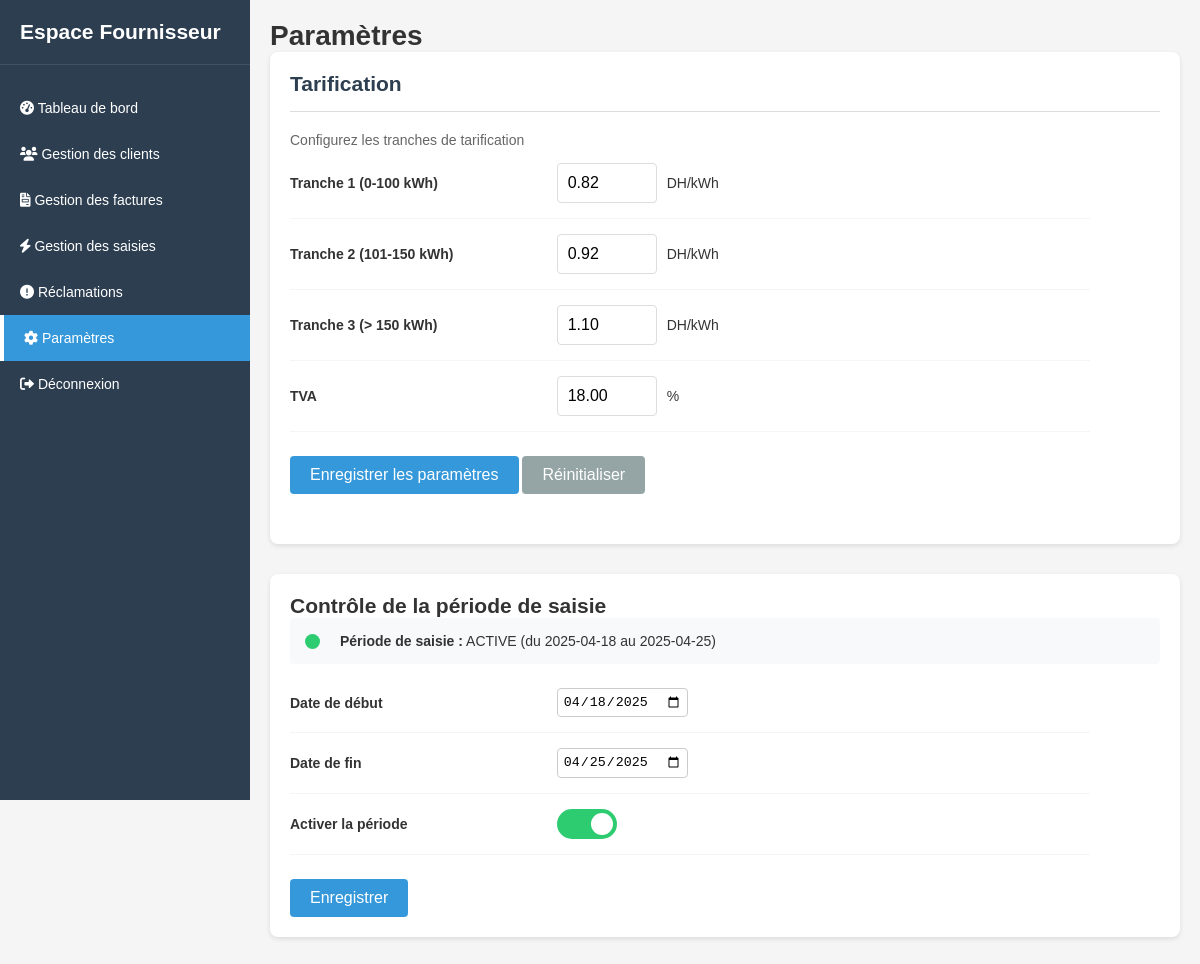
The app's page /ihm/admin/settings.php, older data.
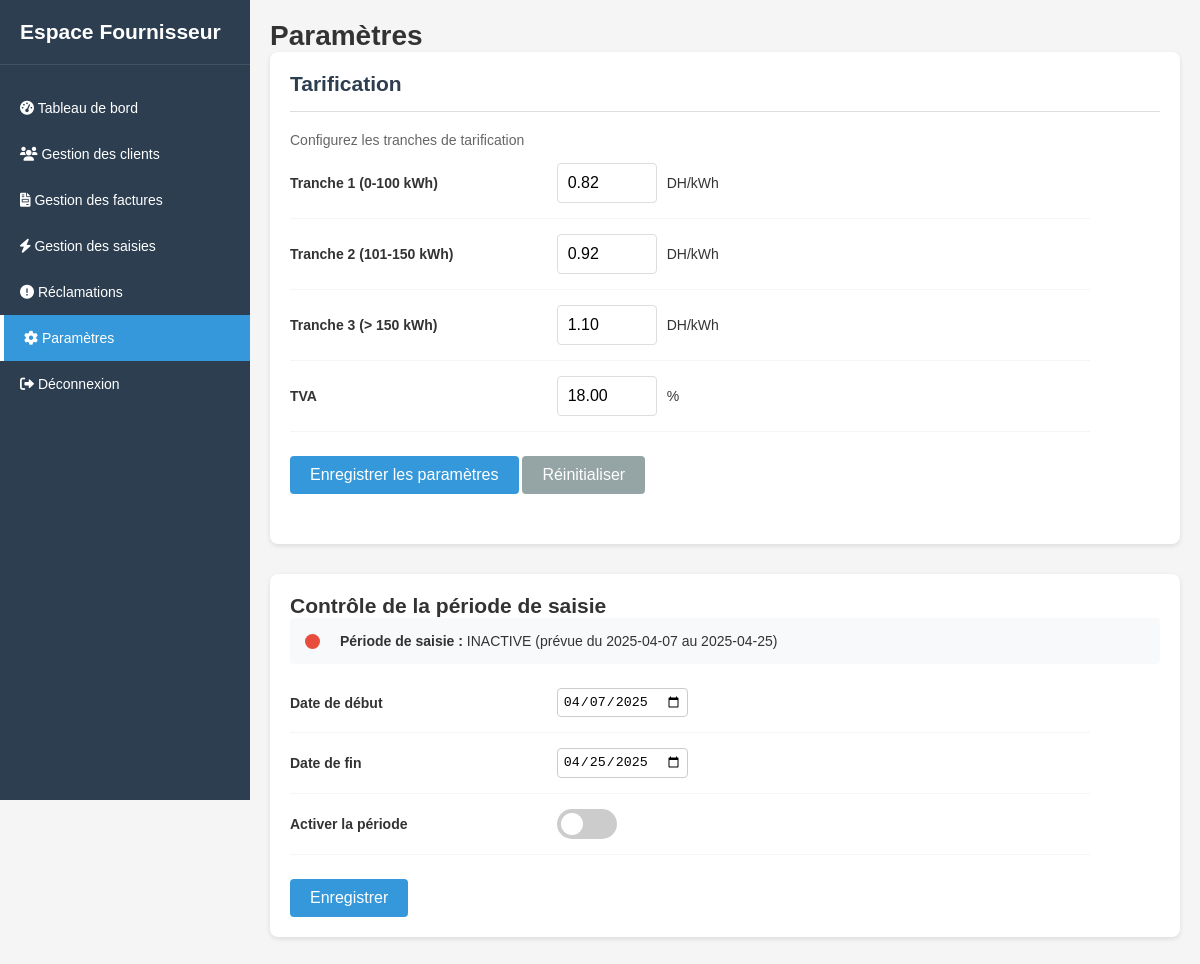
The same page, newer data.
### tables this page shows
CREATE TABLE IF NOT EXISTS `periode_saisie` (
  `id` int NOT NULL AUTO_INCREMENT,
  `date_debut` date NOT NULL,
  `date_fin` date NOT NULL,
  `active` tinyint(1) DEFAULT '1',
  `updated_at` datetime DEFAULT CURRENT_TIMESTAMP ON UPDATE CURRENT_TIMESTAMP,
  PRIMARY KEY (`id`)
);

### DB/connexion.php (called while the page is built)
<?php
class Database {
    private static $instance = null;
    private $pdo;
    private function __construct() {
        $host = '127.0.0.1';
        $dbName = 'gestion_factures';
        $user = 'root';
        $password = '';
        $dsn = "mysql:host={$host};dbname={$dbName};charset=utf8mb4";
        try {
            $this->pdo = new PDO($dsn, $user, $password, [
                PDO::ATTR_ERRMODE => PDO::ERRMODE_EXCEPTION,
                PDO::ATTR_DEFAULT_FETCH_MODE => PDO::FETCH_ASSOC
            ]);
        } catch (PDOException $e) {
            die("Erreur de connexion à la base de données : " . $e->getMessage());
        }
    }
    public static function getInstance(): Database {
        if (self::$instance === null) {
            self::$instance = new Database();
        }
        return self::$instance;
    }
    public function getConnection(): PDO {
        return $this->pdo;
    }
}

### DB/PeriodeSaisieDAO.php (called while the page is built, shortened)
<?php
require_once 'connexion.php';
class PeriodeSaisieDAO {
    private $db;
    public function __construct() {
        $this->db = Database::getInstance()->getConnection();
    }
    public function getPeriodeSaisie() {
        $stmt = $this->db->prepare("
            SELECT * FROM periode_saisie
            ORDER BY id DESC
            LIMIT 1
        ");
        $stmt->execute();
        return $stmt->fetch(PDO::FETCH_ASSOC);
    }
}
?>

### ihm/admin/settings.php (the view, shortened to what the changed rows need)
<?php
require_once '../../DB/PeriodeSaisieDAO.php';
$periodeSaisieDAO = new PeriodeSaisieDAO();
$periodeSaisie = $periodeSaisieDAO->getPeriodeSaisie();
?>
<!DOCTYPE html>
<html lang="fr">
<head>
    <link rel="stylesheet" href="../../assets/css/main.css">
    <link rel="stylesheet" href="https://cdnjs.cloudflare.com/ajax/libs/font-awesome/6.0.0-beta3/css/all.min.css">
</head>
<body>
    <div class="app-container">
        <div class="sidebar">
            <div class="sidebar-header">
                <h2>Espace Fournisseur</h2>
            </div>
        </div>
        <div class="main-content">
            <h1>Paramètres</h1>
            <div class="settings-section">
                <h2>Tarification</h2>
            </div>
            <div class="control-panel">
                <h2>Contrôle de la période de saisie</h2>
                <div class="period-status">
                    <div class="status-indicator <?= $periodeSaisie['active'] ? 'status-active' : 'status-inactive' ?>">
                    </div>
                    <div>
                        <strong>Période de saisie :</strong>
                        <?php if ($periodeSaisie['active']): ?>
                            ACTIVE (du <?= htmlspecialchars($periodeSaisie['date_debut']) ?> au
                            <?= htmlspecialchars($periodeSaisie['date_fin']) ?>)
                        <?php else: ?>
                            INACTIVE (prévue du <?= htmlspecialchars($periodeSaisie['date_debut']) ?> au
                            <?= htmlspecialchars($periodeSaisie['date_fin']) ?>)
                        <?php endif; ?>
                    </div>
                </div>
                <form method="POST" action="" class="settings-form mt-3">
                    <div class="setting-row">
                        <div class="setting-control">
                            <input type="date" id="date_debut" name="date_debut"
                                value="<?= htmlspecialchars($periodeSaisie['date_debut']) ?>" required>
                        </div>
                    </div>
                    <div class="setting-row">
                        <div class="setting-control">
                            <input type="date" id="date_fin" name="date_fin"
                                value="<?= htmlspecialchars($periodeSaisie['date_fin']) ?>" required>
                        </div>
                    </div>
                    <div class="setting-row">
                        <div class="setting-control">
                            <label class="toggle-switch">
                                <span class="toggle-slider"></span>
                            </label>
                        </div>
                    </div>
                </form>
            </div>
        </div>
    </div>
</body>
</html>

Row changes from the older to the newer data that the page shows:
changed periode_saisie: active 1 → 0 (drawn); date_debut "04/18/2025" → "04/07/2025"; date_debut "2025-04-18" → "2025-04-07"
Text that changed along with them:
text no longer shown: "ACTIVE (du"
text now shown: "INACTIVE (prévue du"
